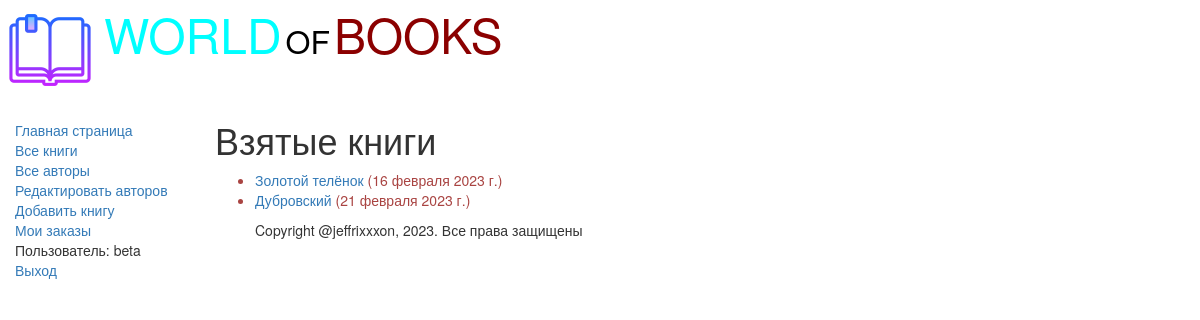
The app's page /mybooks/ (signed in) with its own data.
### catalog/models.py (models this page shows, shortened)
class BookInstance(models.Model):
    book = models.ForeignKey('Book', on_delete=models.CASCADE, null=True)
    inv_nom = models.CharField(max_length=20, null=True,
                               help_text='Введите инвентарный номер экземпляра',
                               verbose_name='Инвентарный номер')
    imprint = models.CharField(max_length=200,
                               help_text='Введите издательство и год выпуска',
                               verbose_name='Издательство')
    status = models.ForeignKey('Status', on_delete=models.CASCADE, null=True,
                               help_text='Изменить состояние экземпляра',
                               verbose_name='Статус экземпляра книги')
    due_back = models.DateField(null=True, blank=True,
                                help_text='Введите конец срока статуса',
                                verbose_name='Дата окончания статуса')
    borrower = models.ForeignKey(User, on_delete=models.SET_NULL,
                                 null=True, blank=True,
                                 verbose_name="Заказчик",
                                 help_text="Выберите заказчика книги")
    @property
    def is_overdue(self):
        if self.due_back and date.today() > self.due_back:
            return True
        return False

class Book(models.Model):
    title = models.CharField(max_length=200,
                             help_text='Введите название книги',
                             verbose_name='Название книги')
    genre = models.ForeignKey('Genre',
                              on_delete=models.CASCADE,
                              help_text='Выберите жанр для книги',
                              verbose_name='Жанр книги', null=True)
    language = models.ForeignKey('Language',
                                 on_delete=models.CASCADE,
                                 help_text='Выберите язык книги',
                                 verbose_name='Язык книги', null=True)
    author = models.ManyToManyField('Author',
                                    help_text='Выберите автора книги',
                                    verbose_name='Автор книги')
    summary = models.TextField(max_length=1000,
                               help_text='Введите краткое описание книги',
                               verbose_name='Аннотация книги')
    isbn = models.CharField(max_length=13,
                            help_text='Должно содержать 13 символов',
                            verbose_name='ISBN книги')
    def display_author(self):
        return ', '.join([author.last_name for author in self.author.all()])
    display_author.short_description = 'Авторы'

### catalog/views.py (the view)
# urls.py: re_path(r'^mybooks/$', views.LoanedBooksByUserListView.as_view(), name='myborrowed')
class LoanedBooksByUserListView(LoginRequiredMixin, generic.ListView):
    model = BookInstance
    template_name = 'catalog/bookinstance_list_borrowed_user.html'
    paginate_by = 10
    def get_queryset(self):
        return BookInstance.objects.filter(borrower=self.request.user).filter(status__exact='2').order_by('due_back')

### catalog/templates/catalog/bookinstance_list_borrowed_user.html
{% extends 'base_generic.html' %}
{% block content %}
    <h1>Взятые книги</h1>
    {% if bookinstance_list %}
    <ul>
        {% for bookinst in bookinstance_list %}
        <li class="{% if bookinst.is_overdue %}text-danger{% endif %}">
            <a href="{% url 'book-detail' bookinst.book.pk %}">
                                    {{bookinst.book.title}}</a>
                                ({{bookinst.due_back}})
        </li>
        {% endfor %}
    </ul>
    {% else %}
        <p>Нет книг со статусом "В ЗАКАЗЕ"</p>
    {% endif %}
{% endblock %}

### catalog/templates/base_generic.html (shortened to what this page needs)
<!DOCTYPE html>
<html lang="en">
<head>
    <link rel="stylesheet"
        href="https://maxcdn.bootstrapcdn.com/bootstrap/3.3.7/css/bootstrap.min.css">
    {% load static %}
        <link rel="stylesheet" href="{% static 'css/styles.css' %}">
        {% block head %}
            <img src="{%static 'images/logotip.png'%}"
            style="width:100px;height:100px;" align="absmiddle">
            <font size=7, color="#00ffff">WORLD</font>
            <font size=6, color="black">OF</font>
            <font size=7, color=#8b0000>BOOKS</font>
        {% endblock %}
</head>
<body>
    <div class="container-fluid">
        <div class="row">
            <div class="col-sm-2">
            {% block sidebar %}
            <ul class="sidebar-nav">
                <li><a href="{% url 'index' %}">Главная страница</a></li>
                <li><a href="{% url 'books' %}">Все книги</a></li>
                <li><a href="{% url 'authors'%}">Все авторы</a></li>
            {% if user.is_authenticated %}
                <li><a href="{% url 'authors_add' %}">Редактировать авторов</a></li>
                <li><a href="{% url 'book_create' %}">Добавить книгу</a></li>
                <li><a href="{% url 'myborrowed' %}">Мои заказы</a></li>
                <li>Пользователь: {{ user.get_username }}</li>
                <li><a href="{% url 'logout' %}?next={{request.path}}">Выход</a></li>
            {% else %}
                <li><a href="{% url 'login' %}?next={{request.path}}">Вход</a></li>
            {% endif %}
            </ul>
            {% endblock %}
            </div>
            <div class="col-sm-10">
                {% block content %} {% endblock %}
            {% block footer %}
                <ul class="footer">
                {% block copyright %}
            <p>Copyright @jeffrixxxon, 2023. Все права защищены</p>
                </ul>
                {% endblock %}
            {% endblock %}
            </div>
        </div>
    </div>
</body>
</html>

### static/css/styles.css (style rules this page uses)
.sidebar-nav { margin-top: 20px; padding: 0; list-style: None; }

### records on screen
BookInstance: book "Золотой телёнок", due_back "16 февраля 2023 г."
BookInstance: book "Дубровский", due_back "21 февраля 2023 г."

### other values on screen
{{ user.get_username }} "beta"
